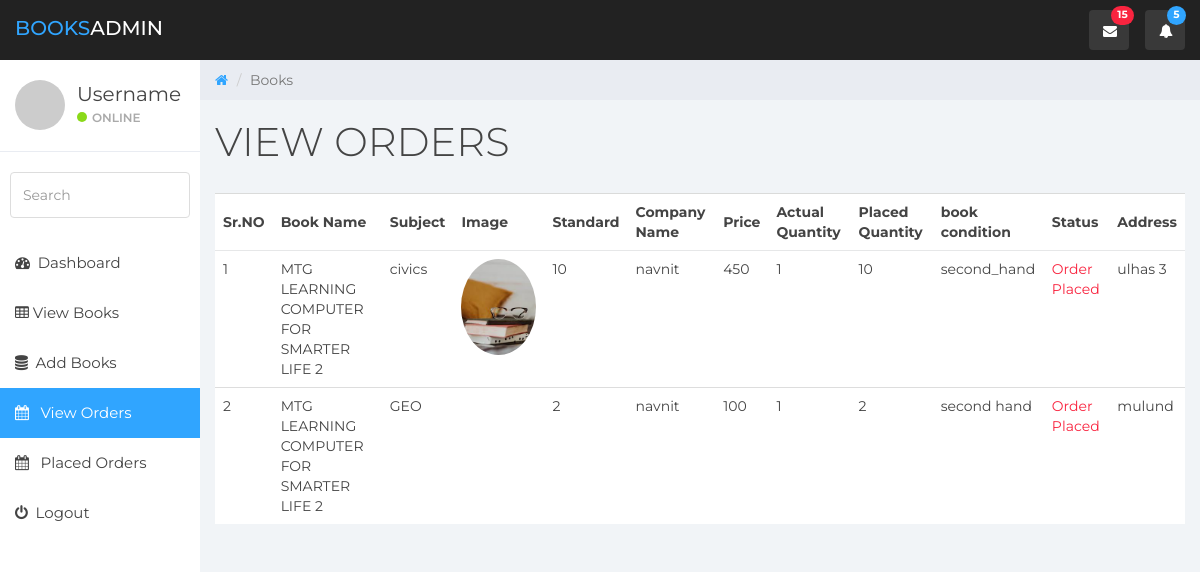
The app's page /books.php?source=view_orders (signed in) with its own data.
### tables this page shows
CREATE TABLE `placed_orders` (
  `id` int(11) NOT NULL,
  `buyer_user` int(11) NOT NULL,
  `seller_user` int(11) NOT NULL,
  `placed_quantity` int(11) NOT NULL,
  `book_id` int(11) NOT NULL,
  `status` varchar(255) NOT NULL,
  `address` text NOT NULL
);

CREATE TABLE `books` (
  `id` int(11) NOT NULL,
  `book_name` varchar(255) NOT NULL,
  `description` text NOT NULL,
  `subject` varchar(255) NOT NULL,
  `standard` int(11) NOT NULL,
  `company_name` varchar(255) NOT NULL,
  `state` varchar(255) NOT NULL,
  `price` int(11) NOT NULL,
  `user_id` int(11) NOT NULL,
  `quantity` int(11) NOT NULL,
  `image` varchar(255) NOT NULL
);

### pages/view_all_orders.php (the view, shortened to what this page needs)
<div class="container-fluid border-top">
    <div class="row">
        <div class="table-responsive">
            <table class="table table-hover">
                <thead>
                <tr>
                    <th>Sr.NO</th>
                    <th>Book Name</th>
                    <th>Subject</th>
                    <th>Image</th>
                    <th>Standard</th>
                    <th>Company Name</th>
                    <th>Price</th>
                    <th>Actual Quantity</th>
                    <th>Placed Quantity</th>
                    <th>book condition</th>
                    <th>Status</th>
                    <th>Address</th>
                </tr>
                </thead>
                <tbody>
                <?php
                include_once ("includes/connection.php");
                $i = 0;
                $id= $_SESSION['id'];
                $query  = "SELECT books.*,placed_orders.* FROM `placed_orders` JOIN books ON placed_orders.book_id=books.id WHERE placed_orders.buyer_user=$id";
                $rs = mysqli_query($conn,$query);
                while ($row = mysqli_fetch_assoc($rs)) {
                    $book_name = $row['book_name'];
                    $subject = $row['subject'];
                    $standard = $row['standard'];
                    $company_name = $row['company_name'];
                    $price = $row['price'];
                    $placed_quantity= $row['placed_quantity'];
                    $quantity = $row['quantity'];
                    $image = $row['image'];
                    $state= $row['state'];
                    $status = $row['status'];
                    $address = $row['address'];
                    $i++;
                    echo<<<ROW
<tr>
    <td>$i</td>
    <td>$book_name</td>
    <td>$subject</td>
    <td><a href=""><img src="images/books/$image" class="img-rounded img-circle img-responsive" style="width: 75px" alt=""></a></td>
    <td>$standard</td>
    <td>$company_name</td>
    <td>$price</td>
    <td>$placed_quantity</td>
    <td>$quantity</td>
    <td>$state</td>
    <td class = "color-red">$status</td>
    <td>$address</td>
</tr>
ROW;
                }
                ?>
                </tbody>
            </table>
        </div>
    </div>
</div>

### css/styles.css (style rules this page uses)
body { background: #f1f4f7; padding-top: 60px; font-size: 14px; color: #444444; font-family: "Montserrat", "Helvetica Neue", Helvetica, Arial, sans-serif; }
a, a:hover, a:focus { color: #30a5ff; }
.color-red { color: #f9243f; }
.border-top { border-top: 1px solid #dadbda; }
.table { background: #fff; }
.table > thead > tr > th { border-bottom: 1px solid #e6e7e8; vertical-align: middle; height: 50px; }

### records on screen
placed_orders: book.book_name "MTG LEARNING COMPUTER FOR SMARTER LIFE 2", book.subject "civics", book.image (picture), book.standard "10", book.company_name "navnit", book.price "450", placed_quantity "1", book.quantity "10", book.state "second_hand", status "Order Placed", address "ulhas 3"
placed_orders: book.book_name "MTG LEARNING COMPUTER FOR SMARTER LIFE 2", book.subject "GEO", book.standard "2", book.company_name "navnit", book.price "100", placed_quantity "1", book.quantity "2", book.state "second hand", status "Order Placed", address "mulund"

### other values on screen
$title "VIEW ORDERS"
